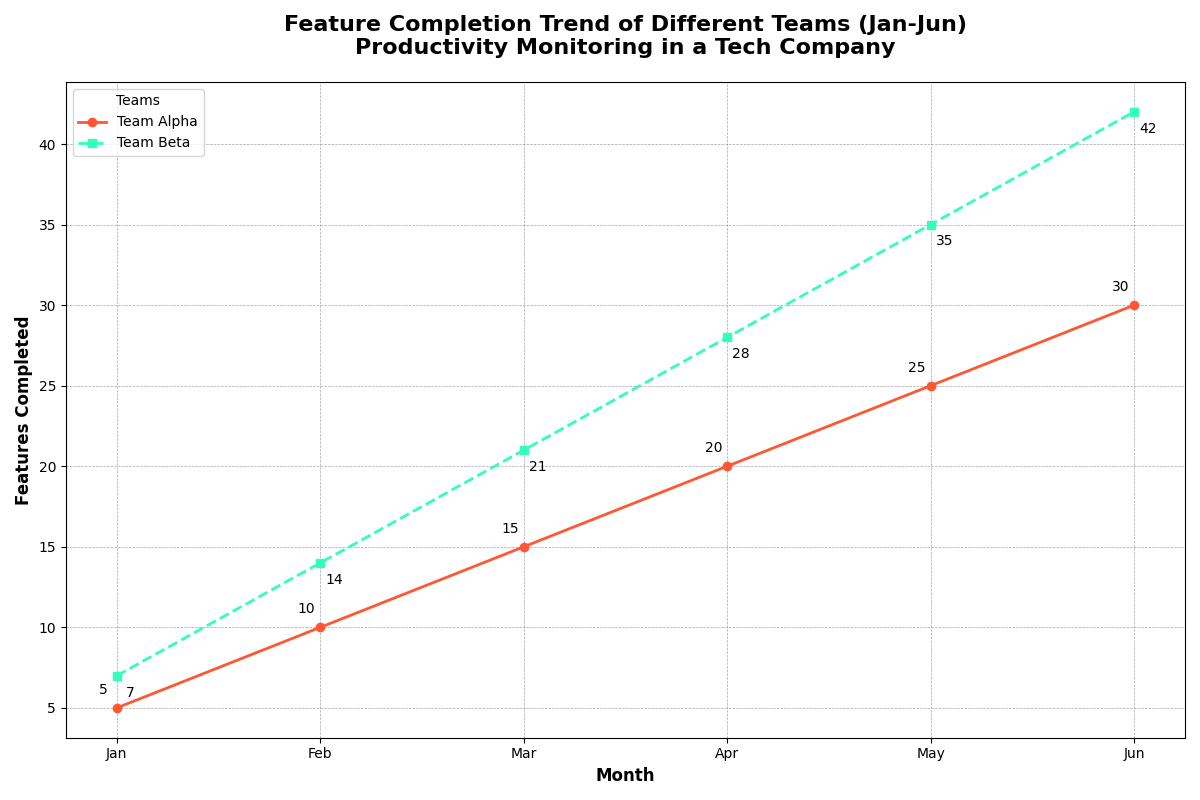

Generate this figure with Python:
import matplotlib.pyplot as plt
import numpy as np

# Data: Monthly features completed by two different teams
months = np.array([1, 2, 3, 4, 5, 6])
team_alpha = np.array([5, 10, 15, 20, 25, 30])
team_beta = np.array([7, 14, 21, 28, 35, 42])

# Create a figure and plot the line chart
fig, ax = plt.subplots(figsize=(12, 8))

# Plotting each team's feature completion count with different styles
ax.plot(months, team_alpha, marker='o', linestyle='-', color='#FF5733', linewidth=2, label='Team Alpha')
ax.plot(months, team_beta, marker='s', linestyle='--', color='#33FFBD', linewidth=2, label='Team Beta')

# Annotate specific data points
for (month, alpha_feat, beta_feat) in zip(months, team_alpha, team_beta):
    ax.annotate(f'{alpha_feat}', (month, alpha_feat), textcoords="offset points", xytext=(-10,10), ha='center')
    ax.annotate(f'{beta_feat}', (month, beta_feat), textcoords="offset points", xytext=(10,-15), ha='center')

# Adding grid lines for better readability
ax.grid(True, which='both', linestyle='--', linewidth=0.5, color='gray', alpha=0.7)

# Set x and y labels, title and legend
ax.set_xlabel('Month', fontsize=12, fontweight='bold')
ax.set_ylabel('Features Completed', fontsize=12, fontweight='bold')
ax.set_title('Feature Completion Trend of Different Teams (Jan-Jun)\nProductivity Monitoring in a Tech Company', fontsize=16, fontweight='bold', pad=20)
ax.set_xticks(months)
ax.set_xticklabels(['Jan', 'Feb', 'Mar', 'Apr', 'May', 'Jun'])
ax.legend(loc='upper left', title='Teams')

# Automatically adjust layout for better readability
plt.tight_layout()

# Show the plot
plt.show()
